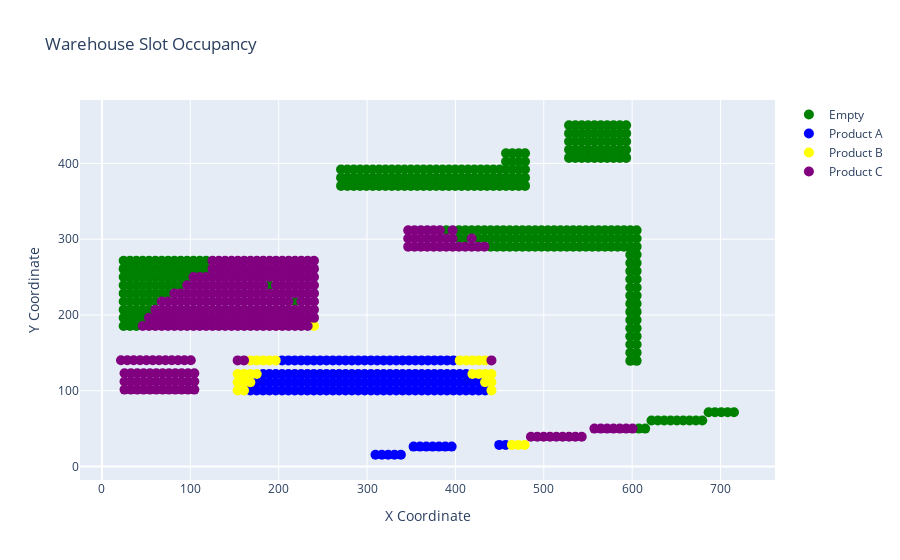

Notebook cell for this chart:
### Code cell
from docplex.mp.model import Model
import pandas as pd
import numpy as np
np.seterr(all="ignore")
import math
import matplotlib.pyplot as plt
import plotly.graph_objects as go
import warnings
warnings.filterwarnings('ignore')

def euclid_dist (x1, y1, x2, y2):
    return math.sqrt((x1-x2)**2 + (y1-y2)**2)

#input data from .csv file
wh_coords = pd.read_csv("./coordinates.csv")
x_coord=wh_coords['x'].values
y_coord=wh_coords['y'].values
product_data=pd.read_csv("./product_data.csv", index_col=0)
Q=product_data['TOT_MP'].values
W=product_data['VOL_DEPLETING'].values
#MP=product_data['MP'].values 
VOL = product_data['VOL'].values
LC = product_data['#LC'].values
dis = []
for i in range(len(wh_coords)):
    dis.append(euclid_dist(424,26.155,x_coord[i],y_coord[i]))

#input data from context
Class=3 
L=len(dis)
P=len(product_data)
C = 2.5 #Slot max capacity
Z = 10
Zone_1=range(1,12)
Zone_2=range(13,49)
Zone_3=range(50,172)
Zone_4=range(173,208)
Zone_5=range(209,347)
Zone_6=range(348,359)
Zone_7=range(360,400)
Zone_8=range(401,679)
Zone_9=range(680,777)
Zone_10=range(778,827)
Stock_Zones=[Zone_1, Zone_2, Zone_3, Zone_4, Zone_5, Zone_6, Zone_7, Zone_8, Zone_9, Zone_10]

#Apc Matrix
A=np.zeros((P,Class),int)   
product_data['Class']='C' 
for i in range(len(product_data)):
    if W[i]>=15: 
        product_data['Class'][i] ='A' 
        A[[i],0] = 1 
    elif W[i]>=10 and W[i]<15:
        product_data['Class'][i]='B'
        A[[i],1]=1 
    else:
        product_data['Class'][i]='C'
        A[[i],2]=1 

restricted = []
for i in range(len(product_data)):
    if product_data['Class'][i] =='A': 
        restricted.append(i)

mdl = Model(name= 'WH_REVAMP') 

# Decision Variables
x = mdl.binary_var_matrix(L, P, name='X')  # 1 if product p is assigned to slot l, 0 otherwise
y = mdl.integer_var_matrix(L, P, name='Y')  # Number of load carriers of product p in slot l

#CONSTRAINTS:

# 1. At most one product type per location
for l in range(L):
    mdl.add_constraint(mdl.sum(x[l, p] for p in range(P)) <= 1)

# 2. Slot capacity
for l in range(L):
    for p in range(P):
        mdl.add_constraint(mdl.sum(VOL[p] * y[l, p]) <= C * x[l, p])

# 3. No empty slots in a row if it ends with an occupied slot
for l in range(1, L - 1):  # Iterate from the second slot to the second-to-last slot
    if l % 12 != 0 and l % 12 != 11:  # Not the first or last slot in a row
        mdl.add_constraint(
            mdl.sum(x[l, p] for p in range(P)) >= mdl.sum(x[l - 1, p] for p in range(P)) + mdl.sum(x[l + 1, p] for p in range(P)) - 1
        )

# 4. Linking x and y variables
for p in range(P):
    mdl.add_constraint(mdl.sum(y[l, p] for l in range(L)) == LC[p])

# Weights for product classes (Adjust these as needed)
weight_A = 1
weight_B = 2
weight_C = 3

# OBJ FUNCTION
mdl.minimize(mdl.sum(
    mdl.sum(dis[l] * x[l, p] * (3*A[p, 0] + 2*A[p, 1] + 1*A[p, 2]) for p in range(P)) 
    for l in range(L)
))

#print the implementation and solution of the objective function and the constraints

#print(mdl.export_to_string())

# Set CPLEX parameters for detailed logging
mdl.parameters.mip.display = 2  # Display every node and integer solution
mdl.parameters.parallel = -1 # oportunistic
mdl.parameters.workmem = 16000 # 10 GB 

sol=mdl.solve(log_output=True, clean_before_solve=True, TimeLimits=20, LogPeriod=100, LogVerbosity='Verbose')
sol.display()

#save the solution in a list
x_list = []
for l in range(L):
    tmp = False
    for p in range(P):
        if sol.get_value(x[l, p]) == 1:
            tmp = True 
            x_list.append([l+1, p+1])
    if not tmp:
        x_list.append([l+1, -1])

print(x_list)

#save data frame product_data into a .csv
product_data.to_csv("./products_data(output).csv", index=True, header=True)

# Visualization
fig = go.Figure()

# Add empty slots first
empty_slots = [l for l, p in x_list if p == -1]
empty_x = x_coord[np.array(empty_slots)-1]
empty_y = y_coord[np.array(empty_slots)-1]
empty_text = [f"Slot: {l}<br>Empty" for l in empty_slots]  # Corrected

fig.add_trace(go.Scatter(
    x=empty_x,
    y=empty_y,
    mode='markers',
    marker=dict(color='green', size=10),
    text=empty_text,
    hoverinfo='text',
    name='Empty'
))

# Add slots for each product class with corresponding colors
for product_class, color in zip(['A', 'B', 'C'], ['blue', 'yellow', 'purple']):
    occupied_slots = [l for l, p in x_list if p != -1 and product_data['Class'][p-1] == product_class]
    occupied_x = x_coord[np.array(occupied_slots)-1]
    occupied_y = y_coord[np.array(occupied_slots)-1]
    
    # Include product type index in hover text
    occupied_text = [
        f"Slot: {l}<br>Class: {product_data['Class'][p-1]}<br>#LC: {int(sol.get_value(y[l-1, p-1]))}<br>Product Index: {p}" 
        for l, p in x_list if p != -1 and product_data['Class'][p-1] == product_class
    ]

    fig.add_trace(go.Scatter(
        x=occupied_x,
        y=occupied_y,
        mode='markers',
        marker=dict(color=color, size=10),
        text=occupied_text,
        hoverinfo='text',
        name=f'Product {product_class}'
    ))


# Update layout
fig.update_layout(
    title='Warehouse Slot Occupancy',
    xaxis_title='X Coordinate',
    yaxis_title='Y Coordinate',
    hovermode='closest',
    showlegend=True
)

fig.show()

### Figure 1 — Plotly figure (JSON) as saved in the notebook; plotly's stock layout.template omitted (floating-point values rounded to 4 significant figures; data arrays with more than 128 entries replaced by an {"elided": "..."} marker saying what was removed)
{"data": [{"hoverinfo": "text", "marker": {"color": "green", "size": 10}, "mode": "markers", "name": "Empty", "text": {"elided": "351 str values"}, "type": "scatter", "x": {"elided": "351 float values"}, "y": {"elided": "351 float values"}}, {"hoverinfo": "text", "marker": {"color": "blue", "size": 10}, "mode": "markers", "name": "Product A", "text": {"elided": "149 str values"}, "type": "scatter", "x": {"elided": "149 float values"}, "y": {"elided": "149 float values"}}, {"hoverinfo": "text", "marker": {"color": "yellow", "size": 10}, "mode": "markers", "name": "Product B", "text": ["Slot: 15<br>Class: B<br>#LC: 3<br>Product Index: 4", "Slot: 16<br>Class: B<br>#LC: 3<br>Product Index: 4", "Slot: 17<br>Class: B<br>#LC: 3<br>Product Index: 4", "Slot: 50<br>Class: B<br>#LC: 3<br>Product Index: 4", "Slot: 51<br>Class: B<br>#LC: 3<br>Product Index: 4", "Slot: 52<br>Class: B<br>#LC: 3<br>Product Index: 4", "Slot: 53<br>Class: B<br>#LC: 3<br>Product Index: 4", "Slot: 54<br>Class: B<br>#LC: 3<br>Product Index: 4", "Slot: 55<br>Class: B<br>#LC: 3<br>Product Index: 4", "Slot: 57<br>Class: B<br>#LC: 3<br>Product Index: 4", "Slot: 58<br>Class: B<br>#LC: 3<br>Product Index: 4", "Slot: 61<br>Class: B<br>#LC: 3<br>Product Index: 4", "Slot: 163<br>Class: B<br>#LC: 3<br>Product Index: 4", "Slot: 166<br>Class: B<br>#LC: 3<br>Product Index: 4", "Slot: 168<br>Class: B<br>#LC: 3<br>Product Index: 4", "Slot: 169<br>Class: B<br>#LC: 3<br>Product Index: 4", "Slot: 170<br>Class: B<br>#LC: 3<br>Product Index: 4", "Slot: 171<br>Class: B<br>#LC: 3<br>Product Index: 4", "Slot: 172<br>Class: B<br>#LC: 3<br>Product Index: 4", "Slot: 362<br>Class: B<br>#LC: 3<br>Product Index: 4", "Slot: 363<br>Class: B<br>#LC: 3<br>Product Index: 4", "Slot: 364<br>Class: B<br>#LC: 3<br>Product Index: 4", "Slot: 365<br>Class: B<br>#LC: 3<br>Product Index: 4", "Slot: 366<br>Class: B<br>#LC: 3<br>Product Index: 4", "Slot: 395<br>Class: B<br>#LC: 3<br>Product Index: 4", "Slot: 396<br>Class: B<br>#LC: 3<br>Product Index: 4", "Slot: 397<br>Class: B<br>#LC: 3<br>Product Index: 4", "Slot: 398<br>Class: B<br>#LC: 3<br>Product Index: 4", "Slot: 399<br>Class: B<br>#LC: 3<br>Product Index: 4", "Slot: 671<br>Class: B<br>#LC: 3<br>Product Index: 4"], "type": "scatter", "x": [463.9, 471.1, 478.3, 153.6, 153.6, 153.6, 160.8, 160.8, 160.8, 167.9, 167.9, 175.1, 419.2, 426.4, 433.6, 433.6, 440.8, 440.8, 440.8, 167.9, 175.1, 182.3, 189.5, 196.7, 404.9, 412.1, 419.2, 426.4, 433.6, 240.0], "y": [28.39, 28.39, 28.39, 100.4, 111.2, 121.9, 100.4, 111.2, 121.9, 111.2, 121.9, 121.9, 121.9, 121.9, 111.2, 121.9, 100.4, 111.2, 121.9, 140, 140, 140, 140, 140, 140, 140, 140, 140, 140, 185.4]}, {"hoverinfo": "text", "marker": {"color": "purple", "size": 10}, "mode": "markers", "name": "Product C", "text": {"elided": "297 str values"}, "type": "scatter", "x": {"elided": "297 float values"}, "y": {"elided": "297 float values"}}], "layout": {"hovermode": "closest", "showlegend": true, "title": {"text": "Warehouse Slot Occupancy"}, "xaxis": {"title": {"text": "X Coordinate"}}, "yaxis": {"title": {"text": "Y Coordinate"}}}}
